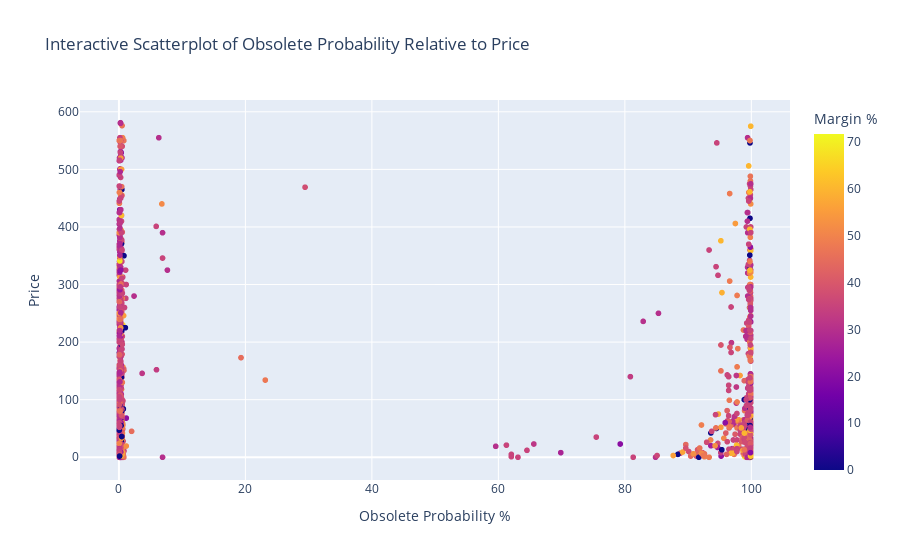

The code cell stored with this chart in its notebook:
### Code cell
import plotly.express as px
# Create an interactive scatter plot using Plotly Express
fig = px.scatter(
    obsolete_parts_with_probabilities,
    x='Obsolete Probability %',
    y='Price',
    color='Margin %',
    hover_name='Part Number',
    hover_data = ['Description', 'Supplier Name', 'Months No Sale', 'Turnover', 'EOQ'],
    title='Interactive Scatterplot of Obsolete Probability Relative to Price',
    labels={'Obsolete Probability %': 'Obsolete Probability %', 'Price': 'Price'},
    template='plotly'  # Use the 'plotly' template for better interactivity
)

fig.show()

### Figure 1 — Plotly figure (JSON) as saved in the notebook; plotly's stock layout.template omitted (floating-point values rounded to 4 significant figures; data arrays with more than 128 entries replaced by an {"elided": "..."} marker saying what was removed)
{"data": [{"customdata": {"elided": "3111x5 mixed values"}, "hovertemplate": "<b>%{hovertext}</b><br><br>Obsolete Probability %=%{x}<br>Price=%{y}<br>Description=%{customdata[0]}<br>Supplier Name=%{customdata[1]}<br>Months No Sale=%{customdata[2]}<br>Turnover=%{customdata[3]}<br>EOQ=%{customdata[4]}<br>Margin %=%{marker.color}<extra></extra>", "hovertext": {"elided": "3111 str values"}, "legendgroup": "", "marker": {"color": {"elided": "3111 float values"}, "coloraxis": "coloraxis", "symbol": "circle"}, "mode": "markers", "name": "", "showlegend": false, "type": "scattergl", "x": {"elided": "3111 float values"}, "xaxis": "x", "y": {"elided": "3111 float values"}, "yaxis": "y"}], "layout": {"coloraxis": {"colorbar": {"title": {"text": "Margin %"}}, "colorscale": [[0, "#0d0887"], [0.1111, "#46039f"], [0.2222, "#7201a8"], [0.3333, "#9c179e"], [0.4444, "#bd3786"], [0.5556, "#d8576b"], [0.6667, "#ed7953"], [0.7778, "#fb9f3a"], [0.8889, "#fdca26"], [1, "#f0f921"]]}, "legend": {"tracegroupgap": 0}, "title": {"text": "Interactive Scatterplot of Obsolete Probability Relative to Price"}, "xaxis": {"anchor": "y", "domain": [0, 1], "title": {"text": "Obsolete Probability %"}}, "yaxis": {"anchor": "x", "domain": [0, 1], "title": {"text": "Price"}}}}
